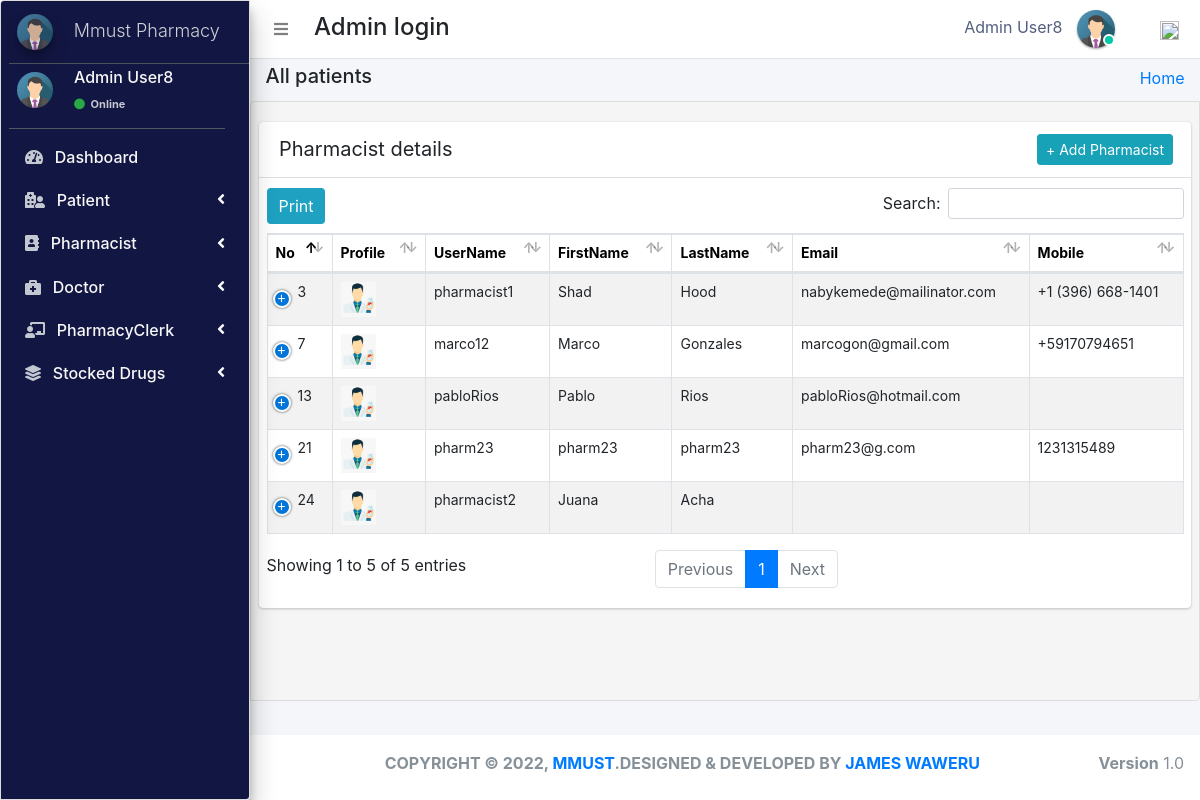
Page /admin_user/manage_pharmacist/ (signed in) on the committed database.
### pharmacy/models.py (models this page shows, shortened)
class CustomUser(AbstractUser):
    user_type_data = ((1, "AdminHOD"), (2, "Pharmacist"), (3, "Doctor"), (4, "PharmacyClerk"),(5, "Patients"))
    user_type = models.CharField(default=1, choices=user_type_data, max_length=10)

class AdminHOD(models.Model):
    gender_category=(
        ('Male','Male'),
        ('Female','Female'),
    )
    admin = models.OneToOneField(CustomUser,null=True, on_delete = models.CASCADE)
    emp_no= models.CharField(max_length=100,null=True,blank=True)
    gender=models.CharField(max_length=100,null=True,choices=gender_category)
    mobile=models.CharField(max_length=10,null=True,blank=True)
    address=models.CharField(max_length=300,null=True,blank=True)
    profile_pic=models.ImageField(default="admin.png",null=True,blank=True)
    created_at = models.DateTimeField(auto_now_add=True)
    updated_at = models.DateTimeField(auto_now=True)
    date_employed=models.DateTimeField(auto_now_add=True, auto_now=False)
    objects = models.Manager()

class Pharmacist(models.Model):
    gender_category=(
        ('Male','Male'),
        ('Female','Female'),
    )
    admin = models.OneToOneField(CustomUser,null=True, on_delete = models.CASCADE)
    emp_no=models.CharField(max_length=100,null=True,blank=True)
    age= models.IntegerField(default='0', blank=True, null=True)
    gender=models.CharField(max_length=100,null=True,choices=gender_category)
    mobile =models.CharField(max_length=10,null=True,blank=True)
    address=models.CharField(max_length=300,null=True,blank=True)
    profile_pic=models.ImageField(default="images2.png",null=True,blank=True)
    created_at = models.DateTimeField(auto_now_add=True)
    updated_at = models.DateTimeField(auto_now=True)
    objects = models.Manager()

### pharmacy/HODViews.py (the view)
# urls.py: path('admin_user/manage_pharmacist/',
@require_http_methods(["GET"])
def manage_pharmacist(request):
    staffs = Pharmacist.objects.all()
    context = {
        "staffs": staffs,
        "title": "Manage Pharmacist"
    }
    return render(request, 'hod_templates/all_pharmacist.html', context)

### pharmacy/templates/hod_templates/all_pharmacist.html (shortened to what this page needs)
{% extends 'hod_templates/base_template.html'%} {% block page_title %}
<h5>All patients</h5>
{% endblock page_title %} {% block main_content %}
<section class="content">
    <div class="row">
        <div class="col-md-12">
            <div class="card card-primar sc">
                <div class="card-header">
                    <span>Pharmacist details</span>
                    <div class="card-tools d-flex">
                        <a class="btn btn-sm btn-info mr-2" href="{% url 'manage_pharmacist'  %}" role="button">+ Add Pharmacist</a>
                    </div>
                </div>
                <table class="table table-bordered table-hover dataTable" id=plist>
                    <thead>
                        <tr>
                            <th>No</th>
                            <th>Profile</th>
                            <th>UserName</th>
                            <th>FirstName</th>
                            <th>LastName</th>
                            <th>Email</th>
                            <th>Mobile</th>
                        </tr>
                    </thead>
                    <tbody>
                        {% for staff in staffs %}
                        <tr class="hov">
                            <td>{{staff.admin.id}}</td>
                            <td> <img src="{{staff.profile_pic.url}}" class="" width="35" height="35" alt=""></td>
                            <td>{{staff.admin.username}}</td>
                            <td>{{staff.admin.first_name}}</td>
                            <td>{{staff.admin.last_name}}</td>
                            <td>{{staff.admin.email}}</td>
                            <td>{{staff.mobile}}</td>
                        </tr>
                        {% endfor %}
                    </tbody>
                </table>
            </div>
        </div>
    </div>
</section>
{% endblock %}

### pharmacy/templates/hod_templates/base_template.html (shortened to what this page needs)
{% extends 'base_file.html' %} {% block htm %}
<body class="hold-transition sidebar-mini layout-fixed">
    <div class="wrapper">
        <nav class="main-header navbar navbar-expand navbar-white navbar-light">
            <ul class="navbar-nav">
                <li class="nav-item">
                    <a class="nav-link" data-widget="pushmenu" href="#" role="button"><em class="fas fa-bars"></em> </a>
                </li>
            </ul>
            <h4 style="margin-left: 10px; margin-top: 5px;">Admin login </h4>
            <ul class="navbar-nav ml-auto">
                <li class="mx-3">
                    <a href="#" class="sm-submenu-with-image a">
                        <span>{{user.first_name}}  {{user.last_name}}</span>
                        <img src="{{request.user.adminhod.profile_pic.url}}" class="img-circle elevation-1" width="38" height="38" alt="">
                        <span class="avatar-status avatar-sm-status avatar-status-success"></span>
                    </a>
                </li>
                <li class="nav-item dropdown ml-3 low">
                    <a href="#" class="btn btn-outlined btn-black text-muted bg-transparent " data-toggle="dropdown" aria-expanded="false" data-wow-delay="0.7s"><img src="https://img.icons8.com/ios/50/000000/settings.png" width="19" height="19">
                    </a>
                </li>
            </ul>
        </nav>
        {% include 'hod_templates/sidebar.html'%}
        <div class="content-wrapper">
            <div class="content-header">
                <div class="container-fluid">
                    <div class="row ">
                        <div class="col-sm-6">
                            <h1 class="m-0 text-dark">
                                {% block page_title %} {% endblock page_title %}
                            </h1>
                        </div>
                        <div class="col-sm-6 ">
                            <ol class="breadcrumb float-sm-right">
                                <li class="breadcrumb-item"><a href="">Home</a></li>
                            </ol>
                        </div>
                    </div>
                </div>
            </div>
            {% block main_content %} {% endblock main_content %}
        </div>
        {% include 'hod_templates/footer.html'%}
    </div>
    {% endblock htm %}

### pharmacy/templates/hod_templates/sidebar.html (shortened to what this page needs)
<aside class="main-sidebar sidebar-dark-primary elevation-4">
    <a href="" class="brand-link ml-2">
        <img src="{{request.user.adminhod.profile_pic.url}}" alt="" width="36" height="36" class=" img-circle elevation-3" style="opacity: .8">
        <span class="brand-text font-weight-light mt-1 ml-3 mmust">Mmust Pharmacy</span>
    </a>
    <div class="sidebar">
        <div class="user-panel mr-3">
            <div class="pull-left image sm-submenu-with-image a ml-2 ">
                <img src="{{request.user.adminhod.profile_pic.url}}" class="img-circle mt-2" width="36" height="36" alt="User Image">
            </div>
            <div class="pull-left info">
                <p>{{user.first_name}} {{user.last_name}}</p>
                <a href="#"><em class="fa fa-circle text-success "></em>  Online</a>
            </div>
        </div>
        <nav class="mt-2">
            <ul class="nav nav-pills nav-sidebar flex-column" data-widget="treeview" role="menu" data-accordion="false">
                <li class="nav-item">
                    <a href="{% url  'admin_dashboard' %}" class="nav-link">
                        <em class="fas fa-tachometer-alt mr-2"></em>
                        <p>
                            Dashboard
                        </p>
                    </a>
                </li>
                <li class="nav-item">
                    <a href="#" class="nav-link">
                        <em class="fas fa-hospital-user mr-2"></em>
                        <p>
                            Patient
                            <em class="right fas fa-angle-left"></em>
                        </p>
                    </a>
                </li>
                <li class="nav-item">
                    <a href="#" class="nav-link">
                        <em class="fas fa-address-book mr-2"></em>
                        <p>
                            Pharmacist
                            <em class="right fas fa-angle-left"></em>
                        </p>
                    </a>
                </li>
                <li class="nav-item">
                    <a href="#" class="nav-link">
                        <em class="fas fa-briefcase-medical mr-2"></em>
                        <p>
                            Doctor
                            <em class="right fas fa-angle-left"></em>
                        </p>
                    </a>
                </li>
                <li class="nav-item">
                    <a href="#" class="nav-link">
                        <em class="fas fa-chalkboard-teacher mr-2"></em>
                        <p>
                            PharmacyClerk
                            <em class="right fas fa-angle-left"></em>
                        </p>
                    </a>
                </li>
                <li class="nav-item">
                    <a href="#" class="nav-link">
                        <em class="fas fa-layer-group mr-2"></em>
                        <p>
                            Stocked Drugs
                            <em class="right fas fa-angle-left"></em>
                        </p>
                    </a>
                </li>
            </ul>
        </nav>
    </div>
</aside>

### static/css/main.css (style rules this page uses)
html { font-family: sans-serif; line-height: 1.15; -webkit-text-size-adjust: 100%; -webkit-tap-highlight-color: transparent; }
body { overflow-y: hidden; overflow-x: hidden; font-family: -apple-system, BlinkMacSystemFont, "Segoe UI", Roboto, "Helvetica Neue", Arial, "Noto Sans", sans-serif, "Apple Color Emoji", "Segoe UI Emoji", "Segoe UI Symbol", "Noto Color Emoji" !important; }
th { color: rgb(0, 0, 0); font-size: 14px !important; }
.content { background-color: #f5f5f5; border: 1px solid #dddddd; border-radius: 4px 0px 4px 0px; left: -1px; padding: 10px 7px 5px; height: 75vh; overflow-y: scroll; overflow-x: hidden; }
.sc { white-space: nowrap; display: block; overflow-x: hidden !important; }
.content .row { margin-top: 20px !important; }
.main-sidebar { background: #ffffff; border: 1px solid #dddddd; border-radius: 4px 0px 4px 0px; font-weight: bold; background-color: #121642 !important; color: white !important; }
.main-sidebar p { color: #f8f8f8 !important; font-weight: 500 !important }
td { font-size: 14px !important; }
.hov { transition: transform .5s; }
.avatar-status { position: absolute; bottom: 12px; right: 75.4px; display: -ms-inline-flexbox; display: inline-flex; -ms-flex-negative: 0; flex-shrink: 0; -ms-flex-pack: center; justify-content: center; -ms-flex-align: center; align-items: center; white-space: nowrap; text-align: center; vertical-align: baseline; font-weight: 600; border: .125rem solid #fff; width: 12px; height: 12px; line-height: 1; font-size: .71094rem; border-radius: 50%; }
.avatar-status-success { color: #fff; background-color: #00c9a7; }
.card-header span { font-size: 20px !important; }
.table>tbody>tr>td, .table>tbody>tr>th, .table>tfoot>tr>td, .table>tfoot>tr>th, .table>thead>tr>td, .table>thead>tr>th { padding: 8px; line-height: 1.42857143; vertical-align: top; }
.user-panel>.info { padding: 5px 5px 5px 15px; line-height: 1; position: absolute; left: 55px; }
.pull-left { float: left!important; }
.user-panel>.info>p { font-weight: 600; margin-bottom: 9px; }
p { margin: 0 0 10px; }
.user-panel { padding-bottom: 20px; }
.user-panel:after { clear: both; }
.user-panel:before, .user-panel:after { content: " "; display: table; }
.user-panel>.info>a>.fa, .user-panel>.info>a>.ion, .user-panel>.info>a>.glyphicon { margin-right: 3px; }
.fa-circle { color: #3c763d !important; }
.user-panel>.info>a { text-decoration: none; padding-right: 5px; margin-top: 3px; font-size: 11px; overflow: hidden; white-space: nowrap; }
.mmust { overflow: hidden; white-space: nowrap; font-size: 18px; }
.table { background: white !important; }
.container-fluid { width: 100%; padding-right: 15px; padding-left: 15px; margin-right: auto; margin-left: auto; }
.row { display: flex; flex-wrap: wrap; margin-right: -15px; margin-left: -15px; }
.d-flex { display: flex !important; z-index: 44; }
.table tbody tr:nth-of-type(odd) { background-color: rgba(197, 197, 197, 0.05) !important; }
.img-circle { border-radius: 50%; }
.content-wrapper .content-header { padding: 5px 0.5rem !important; }

### static/css/profile.css (style rules this page uses)
li { list-style-type: none ! }
.navbar-nav span { color: #525f7f !important; margin-right: 10px !important; }
body { font-family: 'Rubik', serif; height: 100% !important; }
.table tbody tr:nth-of-type(odd) { background-color: rgba(0, 0, 0, .05) !important; }

### rows in the picture
CustomUser: first_name "Admin", last_name "User8", user.adminhod.profile_pic (picture)
Pharmacist: admin.id "3", profile_pic (picture), admin.username "pharmacist1", admin.first_name "Shad", admin.last_name "Hood", admin.email "nabykemede@mailinator.com", mobile "+1 (396) 668-1401"
Pharmacist: admin.id "7", profile_pic (picture), admin.username "marco12", admin.first_name "Marco", admin.last_name "Gonzales", admin.email "marcogon@gmail.com", mobile "+59170794651"
Pharmacist: admin.id "13", profile_pic (picture), admin.username "pabloRios", admin.first_name "Pablo", admin.last_name "Rios", admin.email "pabloRios@hotmail.com"
Pharmacist: admin.id "21", profile_pic (picture), admin.username "pharm23", admin.first_name "pharm23", admin.last_name "pharm23", admin.email "pharm23@g.com", mobile "1231315489"
Pharmacist: admin.id "24", profile_pic (picture), admin.username "pharmacist2", admin.first_name "Juana", admin.last_name "Acha"
